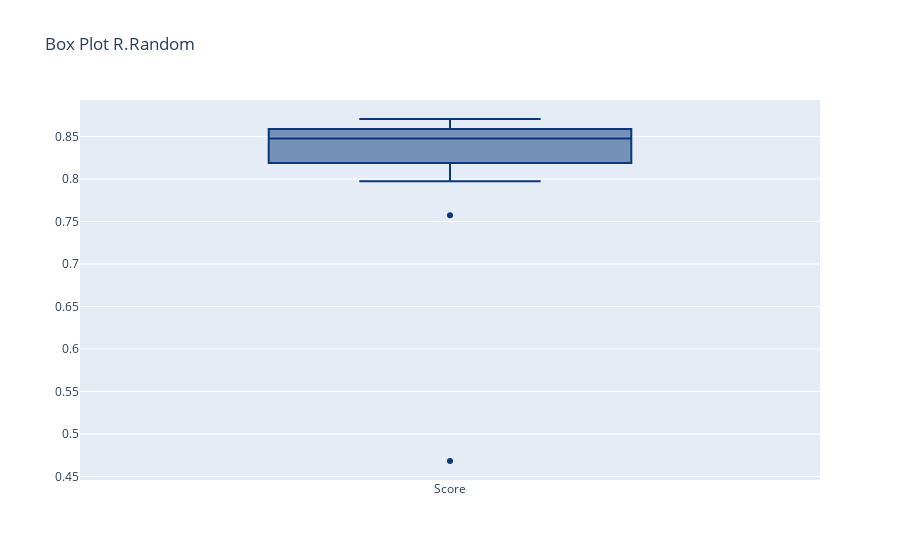

This figure's notebook cell:
### Code cell
#Se grafica para observar el comportamiento de los score en cada una de las corridas
fig = go.Figure()

fig.add_trace(go.Box(
    y=data2.score.values,
    name="Score",
    marker_color='rgb(9,56,125)',
    line_color='rgb(9,56,125)'
))
fig.update_layout(title="Box Plot R.Random")
fig.show()

### Figure 1 — Plotly figure (JSON) as saved in the notebook; plotly's stock layout.template omitted (floating-point values rounded to 4 significant figures)
{"data": [{"line": {"color": "rgb(9,56,125)"}, "marker": {"color": "rgb(9,56,125)"}, "name": "Score", "type": "box", "y": [0.8706, 0.4682, 0.8577, 0.8591, 0.8489, 0.8374, 0.836, 0.8178, 0.8496, 0.8604, 0.8218, 0.8652, 0.7575, 0.8476, 0.7974]}], "layout": {"title": {"text": "Box Plot R.Random"}}}
